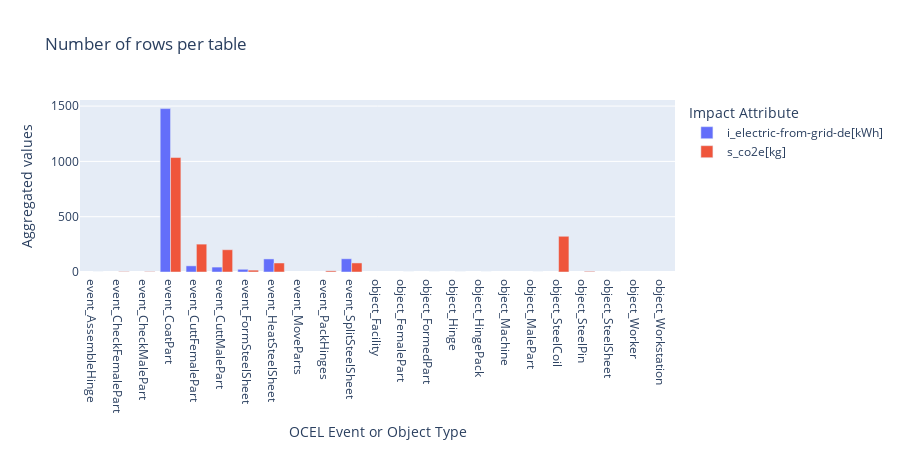

Notebook cell for this chart:
### Markdown cell above
### Aggregated Energy consumption (indicator) + aggregated total impact in co2e (score)

### Code cell
joined_result = pd.DataFrame()
for fn in eventTypeTableFilenames+objectTypeTableFilenames:
    table_name = fn.split("\\")[-1].split(".")[0]
    df = TABLES[table_name]
    
    # aggregate over all entries
    results = df.apply(pd.to_numeric, errors='coerce', result_type="expand").sum().dropna()
    results = results.to_frame(name=table_name)
    joined_result = pd.concat([joined_result, results], axis=1, sort=False)
    
joined_result = joined_result.transpose()
joined_result["OCEL Event or Object Type"] = joined_result.index
joined_result = joined_result.set_index("OCEL Event or Object Type")

# only keep index and colums co2e and electricity
joined_result = joined_result[["i_electric-from-grid-de[kWh]", "s_co2e[kg]"]]

#df_vis = df_vis.sort_values(ascending=False)
px.bar(joined_result, 
       x=joined_result.index, 
       y=joined_result.columns, 
       title="Number of rows per table",
       labels={"value": "Aggregated values", "variable": "Impact Attribute"},
       #log_y=True,
       barmode='group',
       height=450)

### Figure 1 — Plotly figure (JSON) as saved in the notebook; plotly's stock layout.template omitted (floating-point values rounded to 4 significant figures)
{"data": [{"alignmentgroup": "True", "hovertemplate": "Impact Attribute=i_electric-from-grid-de[kWh]<br>OCEL Event or Object Type=%{x}<br>Aggregated values=%{y}<extra></extra>", "legendgroup": "i_electric-from-grid-de[kWh]", "marker": {"color": "#636efa", "pattern": {"shape": ""}}, "name": "i_electric-from-grid-de[kWh]", "offsetgroup": "i_electric-from-grid-de[kWh]", "orientation": "v", "showlegend": true, "textposition": "auto", "type": "bar", "x": ["event_AssembleHinge", "event_CheckFemalePart", "event_CheckMalePart", "event_CoatPart", "event_CuttFemalePart", "event_CuttMalePart", "event_FormSteelSheet", "event_HeatSteelSheet", "event_MoveParts", "event_PackHinges", "event_SplitSteelSheet", "object_Facility", "object_FemalePart", "object_FormedPart", "object_Hinge", "object_HingePack", "object_Machine", "object_MalePart", "object_SteelCoil", "object_SteelPin", "object_SteelSheet", "object_Worker", "object_Workstation"], "xaxis": "x", "y": [null, null, null, 1477.0, 55.67, 44.52, 24.62, 118.2, null, null, 119.7, null, null, null, null, null, null, null, null, null, null, null, null], "yaxis": "y"}, {"alignmentgroup": "True", "hovertemplate": "Impact Attribute=s_co2e[kg]<br>OCEL Event or Object Type=%{x}<br>Aggregated values=%{y}<extra></extra>", "legendgroup": "s_co2e[kg]", "marker": {"color": "#EF553B", "pattern": {"shape": ""}}, "name": "s_co2e[kg]", "offsetgroup": "s_co2e[kg]", "orientation": "v", "showlegend": true, "textposition": "auto", "type": "bar", "x": ["event_AssembleHinge", "event_CheckFemalePart", "event_CheckMalePart", "event_CoatPart", "event_CuttFemalePart", "event_CuttMalePart", "event_FormSteelSheet", "event_HeatSteelSheet", "event_MoveParts", "event_PackHinges", "event_SplitSteelSheet", "object_Facility", "object_FemalePart", "object_FormedPart", "object_Hinge", "object_HingePack", "object_Machine", "object_MalePart", "object_SteelCoil", "object_SteelPin", "object_SteelSheet", "object_Worker", "object_Workstation"], "xaxis": "x", "y": [0, 3.613, 3.576, 1035.0, 252.0, 201.5, 16.84, 81.56, null, 10.42, 81.91, null, 0, 0, 0, 0, null, 0, 322.9, 5.85, 0, null, null], "yaxis": "y"}], "layout": {"barmode": "group", "height": 450, "legend": {"title": {"text": "Impact Attribute"}, "tracegroupgap": 0}, "title": {"text": "Number of rows per table"}, "xaxis": {"anchor": "y", "domain": [0, 1], "title": {"text": "OCEL Event or Object Type"}}, "yaxis": {"anchor": "x", "domain": [0, 1], "title": {"text": "Aggregated values"}}}}
